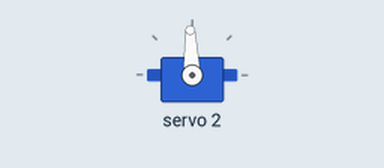
Simulated run of this sketch. Board: Arduino Uno, built with avr-gcc and run on an emulated ATmega328P. Shown: servo.

Above: at 0.05 s.
At 1.5 s:
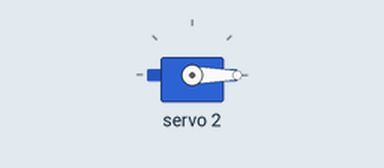
At 3.0 s:
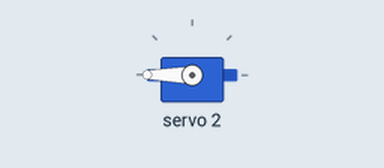
Timing chart, 0 to 6.9 s (numbered marks = the images above):
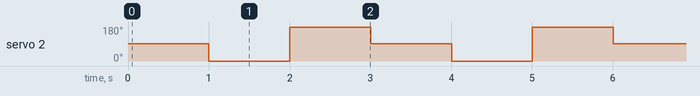

Measured:
- by itself, servo 2: repeats every 3.0 s: 180° 1.0 s, 92° 1.0 s, 0° 1.0 s

The sketch:

ServoPCA9685.ino
```cpp
/***********************************************************
File name: ServoPCA9685.ino
Description: Control the servo through PCA9685.
***********************************************************/
/*
PCA9685 can set the update frequency, and the time base pulse period of 20ms is equivalent to 50HZ update frequency. PCA9685 uses a 12-bit register to control the PWM ratio. For 0.5ms, it is equivalent to a register value of 0.5/20*4096=102. And so on as follows:
0.5ms——————0 degrees: 0.5/20*4096 = 102
1.0ms————45 degrees: 1/20*4096 = 204
1.5ms———90 degrees: 1.5/20*4096 = 306
2.0ms———–135 degrees: 2/20*4096 = 408
2.5ms———–180 degrees: 2.5/20*4096 =510
*/

#include <Wire.h>
#include <Adafruit_PWMServoDriver.h>

#define FREQ 50 // Analog servos run at ~50 Hz updates
#define PWM_Max 510
#define PWM_Min 102
#define Angle_Range 180.0

// called this way, PCA9685 uses the address 0x5F
Adafruit_PWMServoDriver pwm = Adafruit_PWMServoDriver(0x5F);

void setup() {
  pwm.begin();
  pwm.setPWMFreq(50);  // Set PWM frequency to 50Hz
}

void loop() {
  setAngle(6, 0, 90);   // CH6 servo turn to 90°, servo have angular deviation
  delay(1000);          // delay 1s.

  setAngle(6, 0, 0);    // turn to 0°
  delay(1000);

  setAngle(6, 0, 180);  // rurn to 180°
  delay(1000);
}

// Convert PWM value to angle value.
int setAngle(int num, int start, int angle){
  // num: servo channel.
  // start: starting point of the pulse signal.
  // angle: servo angle.
  int pwm_value = int(PWM_Min +((PWM_Max - PWM_Min)/Angle_Range)*angle);
  Serial.println(pwm_value);
  pwm.setPWM(num, start, pwm_value);
  }
```
